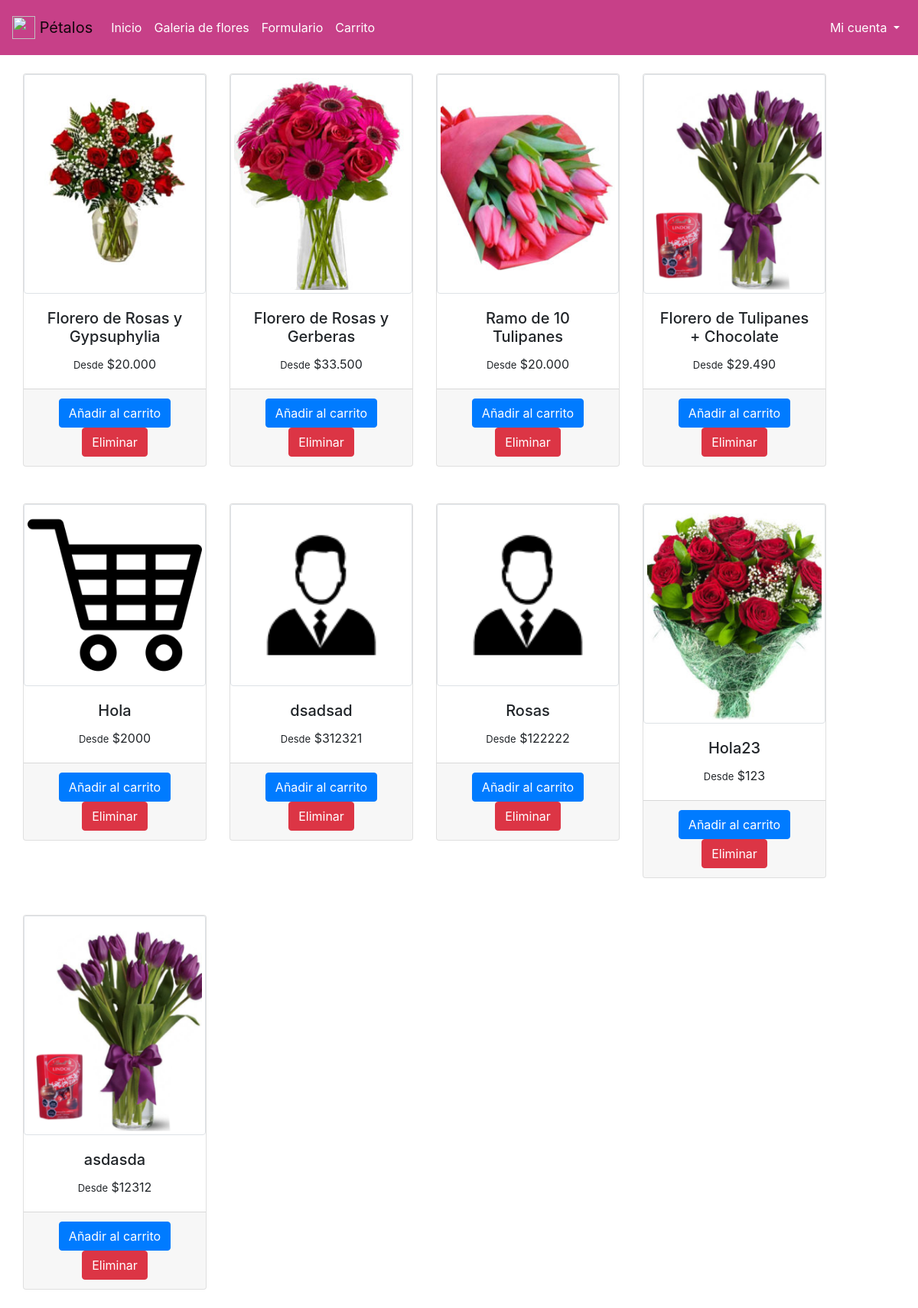
Page /galeria/ (signed in) on the committed database.
### petalos/models.py (models this page shows, shortened)
class Flores(models.Model):
    name=models.CharField(max_length=45,primary_key=True)
    precio=models.IntegerField()
    imagen=models.ImageField(upload_to='flor',null=True)
    categoria=models.ForeignKey(Categoria,on_delete=models.CASCADE)

### petalos/views.py (the view)
# urls.py: path('galeria/',gale,name='GAL'),
@login_required(login_url='/login/')
def gale(request):
    flor=Flores.objects.all()#select * from Flores
    return render(request,'core/galeria.html',{'lista':flor})

### petalos/templates/core/galeria.html (shortened to what this page needs)
{% extends "core/base.html" %}
{% load static %}
{% block contenido %}
    <section>
        <div class="container">
            <div class="row">
                <div class="card-deck" style="text-align:center;">
                    <div class="col-sm-20 py-4">
                        <div class="card" style="max-width: 15rem;">
                            <img src="{% static 'img/fotoindex2.jpg' %}" class="card-img-top img-thumbnail"  alt="...">
                            <div class="card-body">
                                <h5 class="card-title">Florero de Rosas y Gypsuphylia</h5>
                                <p class="card-text"> <font size="2">Desde</font> $20.000</p>
                            </div>
                            <div class="card-footer">
                                <a href="#" class="btn btn-primary">Añadir al carrito</a>
                                <a href="#" class="btn btn-danger">Eliminar</a>
                            </div>
                        </div>
                    </div>
                    <div class="col-sm-20 py-4">
                        <div class="card" style="max-width: 15rem;">
                            <img src="{% static 'img/fotoindex1.jpg' %}" class="card-img-top img-thumbnail" alt="...">
                            <div class="card-body">
                                <h5 class="card-title">Florero de Rosas y Gerberas</h5>
                                <p class="card-text"><font size="2">Desde</font> $33.500</p>
                            </div>
                            <div class="card-footer">
                                <a href="#" class="btn btn-primary">Añadir al carrito</a>
                                <a href="#" class="btn btn-danger">Eliminar</a>
                            </div>
                        </div>
                    </div>
                    <div class="col-sm-20 py-4">
                        <div class="card" style="max-width: 15rem;">
                            <img src="{% static 'img/fotoindex3.jpg' %}" class="card-img-top img-thumbnail" alt="...">
                            <div class="card-body">
                                <h5 class="card-title">Ramo de 10 Tulipanes</h5>
                                <p class="card-text"><font size="2">Desde</font> $20.000</p>
                            </div>
                            <div class="card-footer">
                                <a href="#" class="btn btn-primary">Añadir al carrito</a>
                                <a href="#" class="btn btn-danger">Eliminar</a>
                            </div>
                        </div>
                    </div>
                    <div class="col-sm-20 py-4">
                        <div class="card" style="max-width: 15rem;">
                            <img src="{% static 'img/fotoindex4.png' %}" class="card-img-top img-thumbnail" alt="...">
                            <div class="card-body">
                                <h5 class="card-title">Florero de Tulipanes + Chocolate</h5>
                                <p class="card-text"><font size="2">Desde</font> $29.490</p>
                            </div>
                            <div class="card-footer">
                                <a href="#" class="btn btn-primary">Añadir al carrito</a>
                                <a href="#" class="btn btn-danger">Eliminar</a>
                            </div>
                        </div>
                    </div>
                    {% for f in lista %}
                    <div class="col-sm-20 py-4">
                        <div class="card" style="max-width: 15rem;">
                            {% if f.imagen %}
                            <img src="{{f.imagen.url}}" class="card-img-top img-thumbnail" alt="...">
                            {% endif %}
                            <div class="card-body">
                                <h5 class="card-title">{{f.name}}</h5>
                                <p class="card-text"><font size="2">Desde</font> ${{f.precio}}</p>
                            </div>
                            <div class="card-footer">
                                <a href="{% url 'AGREGAR_CARRO' f.name %}" class="btn btn-primary">Añadir al carrito</a>
                                <a href="{% url 'ELIMINA' f.name %}" class="btn btn-danger">Eliminar</a>
                            </div>
                        </div>
                    </div>
                    {% endfor %}
                    </div>
                </div>
            </div>
    </section>
{% endblock contenido %}

### petalos/templates/core/base.html (shortened to what this page needs)
<!DOCTYPE html>
<html lang="en">
    {% load static %}
    {% load pwa %}
    <head>
        <link href="{% static 'bootstrap/css/bootstrap.css' %}" rel="stylesheet">
    </head>
    <body>
        <nav class="navbar sticky-top navbar-expand-lg navbar-light" style="background-color: #c74088;">
            <a class="navbar-brand" href="{% url 'IND' %}">
                <img src="{% static 'img/ico-nav.PNG' %}" width="30" height="30" class="d-inline-block align-top" alt="">
                Pétalos
            </a>
            <div class="collapse navbar-collapse" id="navbarSupportedContent">
                <ul class="navbar-nav mr-auto">
                    <li class="nav-item active">
                        <a class="nav-link" href="{% url 'IND' %}" style="color:white;">Inicio <span class="sr-only">(current)</span></a>
                    </li>
                    <li class="nav-item">
                        <a class="nav-link" href="{% url 'GAL' %}" style="color:white;">Galeria de flores</a>
                    </li>
                    <li class="nav-item">
                        <a class="nav-link" href="{% url 'FORMU' %}" style="color:white;">Formulario</a>
                    </li>
                     <li class="nav-item">
                        <a class="nav-link" href="{% url 'CARRITO' %}" style="color:white;">Carrito</a>
                    </li>
                </ul>
                {% if user.username %}
                <ul class="navbar-nav navbar-text">
                    <li class="nav-item dropdown">
                        <a class="nav-link dropdown-toggle" id="navbarDropdownMenuLink-4" data-toggle="dropdown" aria-haspopup="true" aria-expanded="false" style="color:white;"> Mi cuenta </a>
                    </li>
                </ul>
                {% endif %}
            </div>
        </nav>
        <section>
            {% block contenido %}
            {% endblock contenido %}
        </section>
    </body>
</html>

### rows in the picture
Flores: imagen (picture), name "Hola", precio "2000"
Flores: imagen (picture), name "dsadsad", precio "312321"
Flores: imagen (picture), name "Rosas", precio "122222"
Flores: imagen (picture), name "Hola23", precio "123"
Flores: imagen (picture), name "asdasda", precio "12312"
